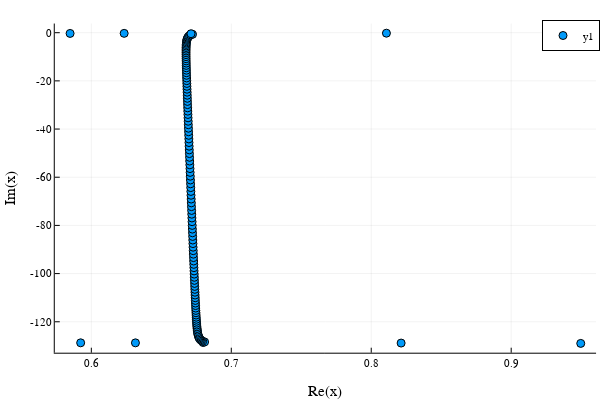

Notebook source saved alongside this figure:
### Code cell
F = eigen(B,A)
omega = 1im.*log.(F.values)./dt
scatter(omega)

### Figure 1 — Plotly figure (JSON) as saved in the notebook; plotly's stock layout.template omitted (floating-point values rounded to 4 significant figures)
{"data": [{"colorbar": {"len": 0.9143, "title": "", "x": 0.9934, "y": 0.533}, "legendgroup": "y1", "marker": {"color": "rgba(0, 154, 250, 1.000)", "line": {"color": "rgba(0, 0, 0, 1.000)", "width": 1}, "size": 8, "symbol": "circle"}, "mode": "markers", "name": "y1", "showlegend": true, "type": "scatter", "x": [0.9497, 0.8214, 0.6315, 0.5924, 0.6799, 0.6809, 0.6796, 0.6787, 0.678, 0.6775, 0.677, 0.6767, 0.6764, 0.6762, 0.676, 0.6758, 0.6757, 0.6756, 0.6754, 0.6753, 0.6752, 0.6751, 0.675, 0.6749, 0.6748, 0.6748, 0.6747, 0.6746, 0.6745, 0.6744, 0.6743, 0.6742, 0.6741, 0.674, 0.674, 0.6739, 0.6738, 0.6737, 0.6736, 0.6735, 0.6734, 0.6733, 0.6732, 0.6731, 0.673, 0.6729, 0.6728, 0.6727, 0.6726, 0.6725, 0.6724, 0.6723, 0.6722, 0.6721, 0.672, 0.6719, 0.6718, 0.6717, 0.6716, 0.6714, 0.6713, 0.6712, 0.6711, 0.671, 0.6709, 0.6708, 0.6707, 0.6706, 0.6705, 0.6704, 0.6703, 0.6702, 0.6701, 0.67, 0.6699, 0.6698, 0.6697, 0.6696, 0.6695, 0.6694, 0.6693, 0.6692, 0.6691, 0.669, 0.6689, 0.6689, 0.6688, 0.6687, 0.6686, 0.6685, 0.6684, 0.6684, 0.6683, 0.6682, 0.6682, 0.6681, 0.668, 0.668, 0.6679, 0.6679, 0.6678, 0.6678, 0.6678, 0.6677, 0.6677, 0.6677, 0.6677, 0.6677, 0.6677, 0.6677, 0.6678, 0.6678, 0.6679, 0.668, 0.6682, 0.6684, 0.6687, 0.669, 0.6695, 0.6701, 0.671, 0.6723, 0.6712, 0.5848, 0.6235, 0.8109, 0.9375], "xaxis": "x", "y": [-129.0, -128.8, -128.8, -128.7, -128.6, -128.4, -128.1, -127.8, -127.5, -127.1, -126.7, -126.2, -125.8, -125.2, -124.7, -124.1, -123.5, -122.8, -122.1, -121.4, -120.6, -119.8, -119.0, -118.1, -117.2, -116.3, -115.3, -114.3, -113.3, -112.2, -111.1, -110.0, -108.9, -107.7, -106.5, -105.3, -104.1, -102.8, -101.5, -100.2, -98.89, -97.54, -96.16, -94.77, -93.36, -91.94, -90.49, -89.03, -87.56, -86.07, -84.57, -83.06, -81.54, -80.0, -78.46, -76.91, -75.35, -73.79, -72.21, -70.64, -69.06, -67.48, -65.9, -64.31, -62.73, -61.15, -59.57, -57.99, -56.42, -54.85, -53.29, -51.74, -50.19, -48.65, -47.12, -45.6, -44.1, -42.6, -41.12, -39.66, -38.2, -36.77, -35.35, -33.95, -32.57, -31.2, -29.86, -28.54, -27.24, -25.96, -24.7, -23.47, -22.26, -21.08, -19.93, -18.8, -17.7, -16.63, -15.58, -14.57, -13.58, -12.63, -11.71, -10.81, -9.956, -9.129, -8.336, -7.577, -6.851, -6.161, -5.505, -4.884, -4.299, -3.75, -3.237, -2.761, -2.321, -1.918, -1.553, -1.224, -0.931, -0.6732, -0.4326, -0.308, -0.2851, -0.2001, -0.07052], "yaxis": "y"}], "layout": {"annotations": [], "height": 400, "legend": {"bgcolor": "rgba(255, 255, 255, 1.000)", "bordercolor": "rgba(0, 0, 0, 1.000)", "borderwidth": 1, "font": {"color": "rgba(0, 0, 0, 1.000)", "family": "sans-serif", "size": 11}, "title": {"font": {"color": "rgba(0, 0, 0, 1.000)", "family": "sans-serif", "size": 15}, "text": ""}, "tracegroupgap": 0, "traceorder": "normal", "x": 1, "xanchor": "auto", "y": 1, "yanchor": "auto"}, "margin": {"b": 20, "l": 0, "r": 0, "t": 20}, "paper_bgcolor": "rgba(255, 255, 255, 1.000)", "plot_bgcolor": "rgba(255, 255, 255, 1.000)", "showlegend": true, "width": 600, "xaxis": {"anchor": "y", "domain": [0.09128, 0.9934], "gridcolor": "rgba(0, 0, 0, 0.100)", "gridwidth": 0.5, "linecolor": "rgba(0, 0, 0, 1.000)", "mirror": false, "range": [0.5739, 0.9606], "showgrid": true, "showline": true, "showticklabels": true, "tickangle": 0, "tickcolor": "rgb(0, 0, 0)", "tickfont": {"color": "rgba(0, 0, 0, 1.000)", "family": "sans-serif", "size": 11}, "tickmode": "array", "ticks": "inside", "ticktext": ["0.6", "0.7", "0.8", "0.9"], "tickvals": [0.6, 0.7, 0.8, 0.9], "title": "Re(x)", "titlefont": {"color": "rgba(0, 0, 0, 1.000)", "family": "sans-serif", "size": 15}, "type": "-", "visible": true, "zeroline": false, "zerolinecolor": "rgba(0, 0, 0, 1.000)"}, "yaxis": {"anchor": "x", "domain": [0.07581, 0.9902], "gridcolor": "rgba(0, 0, 0, 0.100)", "gridwidth": 0.5, "linecolor": "rgba(0, 0, 0, 1.000)", "mirror": false, "range": [-132.8, 3.797], "showgrid": true, "showline": true, "showticklabels": true, "tickangle": 0, "tickcolor": "rgb(0, 0, 0)", "tickfont": {"color": "rgba(0, 0, 0, 1.000)", "family": "sans-serif", "size": 11}, "tickmode": "array", "ticks": "inside", "ticktext": ["-120", "-100", "-80", "-60", "-40", "-20", "0"], "tickvals": [-120, -100, -80, -60, -40, -20, 0], "title": "Im(x)", "titlefont": {"color": "rgba(0, 0, 0, 1.000)", "family": "sans-serif", "size": 15}, "type": "-", "visible": true, "zeroline": false, "zerolinecolor": "rgba(0, 0, 0, 1.000)"}}}
